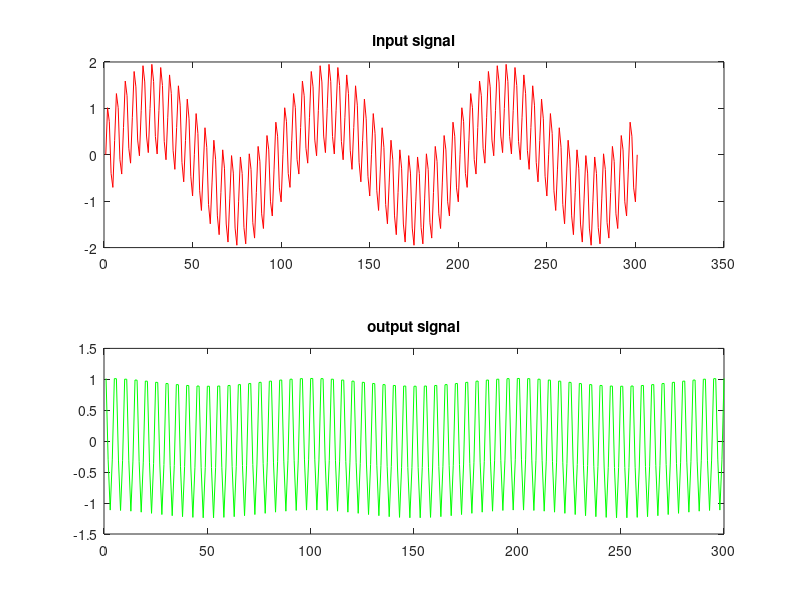

Here is the MATLAB script that generated this plot:
% Udemy course by Israel Gbati.
% Practical DSP with Matlab

% Video lecture #43 : Computing First difference of signal

clc;
close all;

input_signal = load('signal_sum.txt');

output_signal = diff(input_signal);

figure;
subplot(2,1,1);
plot(input_signal,'r');
title('input signal');
subplot(2,1,2);
plot(output_signal,'g');
title('output signal');